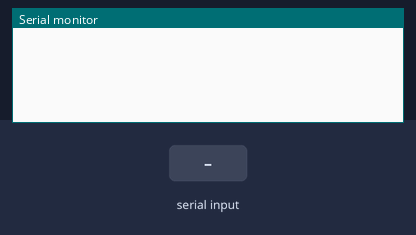
Recording of a sketch running on a simulated Arduino Uno, built with avr-gcc and run on an emulated ATmega328P. Shown: the last lines printed to the serial monitor. The test bench sets the inputs (shaded band).

Above: at 1.2 s.
1.3 s: "90,45\n" received over Serial
At 2.0 s:
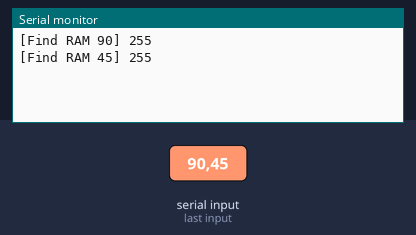
2.8 s: "30,150\n" received over Serial
At 4.5 s:
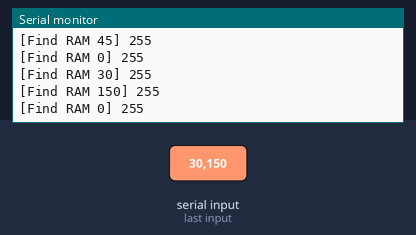
Timing chart, 0 to 6.0 s (numbered marks = the images above; inputs shaded):
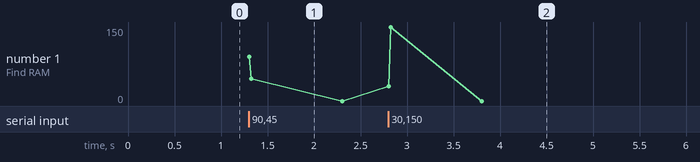

Measured:
- after the input at 1.3 s, the serial monitor: prints a new line at once (image 1)
- after the input at 2.8 s, the serial monitor: prints a new line at once (image 2)

The sketch:

ardulight_romfind.ino
```cpp
#include <EEPROM.h>

void setup() {
  // put your setup code here, to run once:
Serial.begin(9600);
}

void loop() {
  // put your main code here, to run repeatedly:
  if(Serial.available()) {
    int c = Serial.parseInt();
    int r = EEPROM.read(c);


    Serial.print("[Find RAM ");
    Serial.print(c);
    Serial.print("] ");
    Serial.println(r);
  }
}
```
